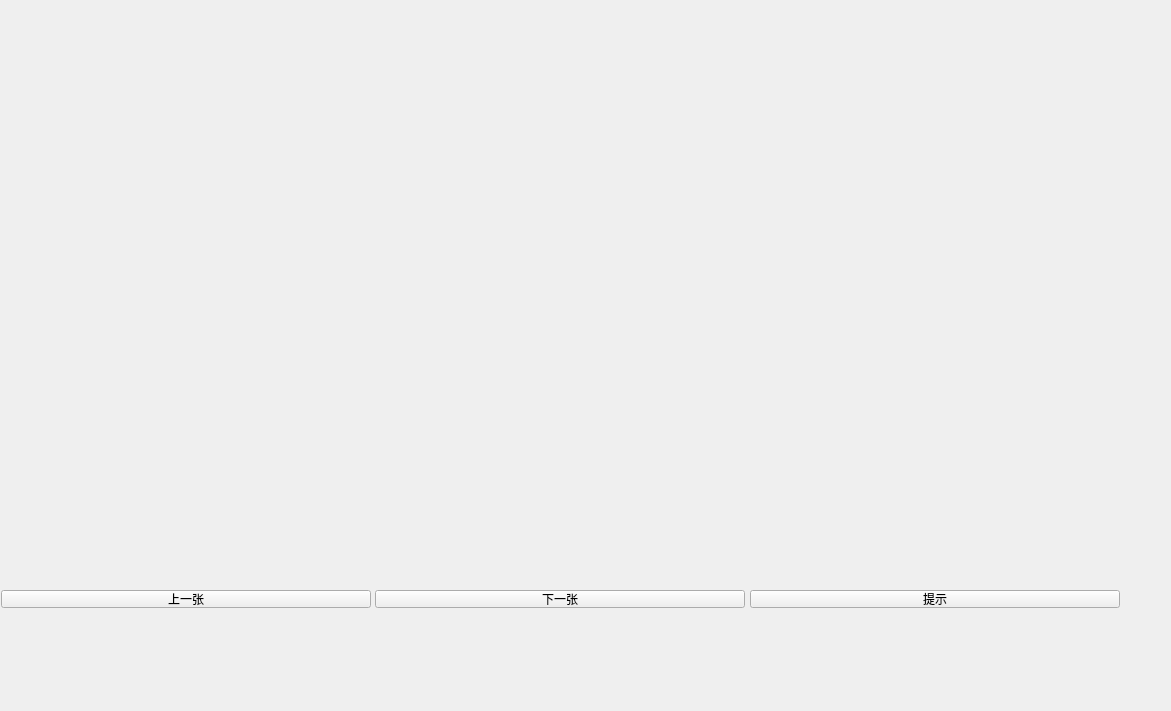
<?xml version="1.0" encoding="UTF-8"?>
<ui version="4.0">
 <class>xidan</class>
 <widget class="QWidget" name="xidan">
  <property name="geometry">
   <rect>
    <x>0</x>
    <y>0</y>
    <width>1171</width>
    <height>711</height>
   </rect>
  </property>
  <property name="windowTitle">
   <string>Form</string>
  </property>
  <widget class="QLabel" name="label">
   <property name="geometry">
    <rect>
     <x>20</x>
     <y>14</y>
     <width>1131</width>
     <height>541</height>
    </rect>
   </property>
   <property name="text">
    <string/>
   </property>
  </widget>
  <widget class="QPushButton" name="pushButton">
   <property name="geometry">
    <rect>
     <x>1</x>
     <y>590</y>
     <width>370</width>
     <height>18</height>
    </rect>
   </property>
   <property name="text">
    <string>上一张</string>
   </property>
  </widget>
  <widget class="QPushButton" name="pushButton_2">
   <property name="geometry">
    <rect>
     <x>375</x>
     <y>590</y>
     <width>370</width>
     <height>18</height>
    </rect>
   </property>
   <property name="text">
    <string>下一张</string>
   </property>
  </widget>
  <widget class="QPushButton" name="pushButton_3">
   <property name="geometry">
    <rect>
     <x>750</x>
     <y>590</y>
     <width>370</width>
     <height>18</height>
    </rect>
   </property>
   <property name="text">
    <string>提示</string>
   </property>
  </widget>
 </widget>
 <resources/>
 <connections/>
</ui>
